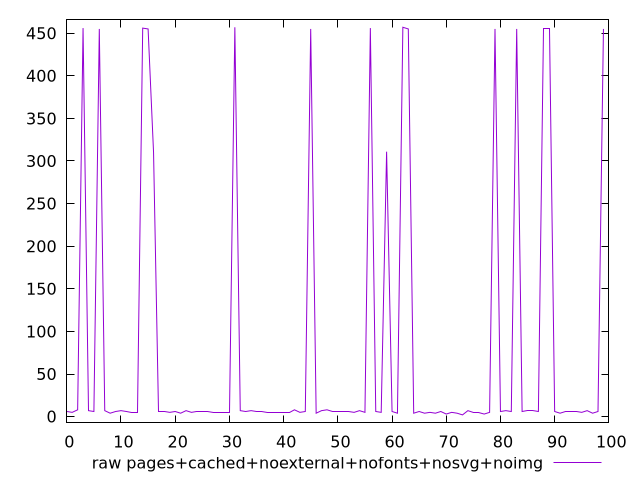

Generate this figure with gnuplot:
$_rawPagesCachedNoexternalNofontsNosvgNoimg <<EOF
6
5
8
456
7
6
455
7
4
6
7
6
5
5
456
455
310
6
6
5
6
4
7
5
6
6
6
5
5
5
5
457
7
6
7
6
6
5
5
5
5
5
8
5
6
455
4
7
8
6
6
6
6
5
7
5
456
6
5
311
6
4
457
455
4
6
4
5
4
6
3
5
4
2
7
5
5
3
5
455
6
7
6
455
6
7
7
6
456
456
6
4
6
6
6
5
7
4
6
455
EOF
set key outside below
set terminal pngcairo
set output "report_00004_2020-11-02T20-21-41.718Z/render-blocking-resources/pages+cached+noexternal+nofonts+nosvg+noimg//raw.png"
set yrange [-7.1:466.1]
plot $_rawPagesCachedNoexternalNofontsNosvgNoimg title "raw pages+cached+noexternal+nofonts+nosvg+noimg" with line ,
